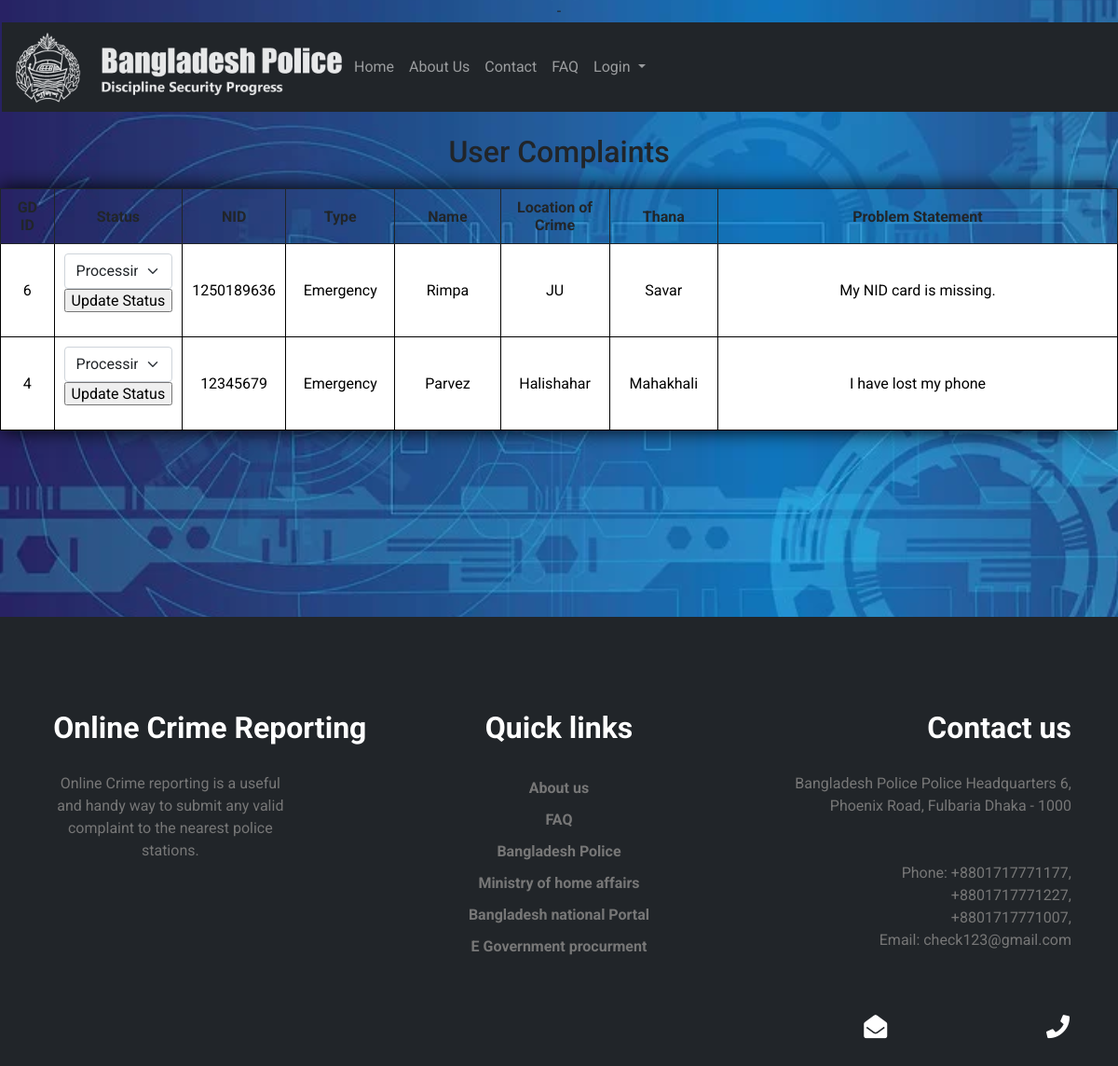
/Pages/policeComplaints.php, run on the app's committed database.
### tables this page shows
CREATE TABLE `gd` (
  `gdid` int(9) NOT NULL,
  `nid` bigint(30) NOT NULL,
  `type` varchar(20) NOT NULL,
  `name` varchar(40) NOT NULL,
  `location of crime` varchar(255) NOT NULL,
  `thana name` varchar(30) NOT NULL,
  `problem statement` text NOT NULL,
  `photo` varchar(255) NOT NULL,
  `status` varchar(20) NOT NULL,
  `pid` int(11) NOT NULL
);

### Pages/policeComplaints.php (the view, shortened to what this page needs)
-<?php
  include "../php/db.php";
?>
<!DOCTYPE html>
<html lang="en">
<head>
    <link href="../css/bootstrap.min.css" rel="stylesheet">
    <link rel="stylesheet" href="../css/style.css">
    <link rel="stylesheet" href="../css/responsive.css">
  <link rel="stylesheet" type="text/css" href="../css/login_style.css">
  <link rel="stylesheet" href="https://cdnjs.cloudflare.com/ajax/libs/font-awesome/4.7.0/css/font-awesome.min.css">
  <link rel="stylesheet" href="https://use.fontawesome.com/releases/v5.15.1/css/all.css">
    <link href="../css/historytable.css" rel="stylesheet">
</head>
<body>
<div class="container-fluid">
    <?php
        include "../php/navbar.php";
    ?>
</div>
<div>
  <br>
<h2> User Complaints</h2>
<table id="t" class="table1">
  <thead>
    <tr>
      <th scope="col">GD ID</th>
      <th scope="col">Status</th>
      <th scope="col">NID</th>
      <th scope="col">Type</th>
      <th scope="col">Name</th>
      <th scope="col">Location of Crime</th>
      <th scope="col">Thana</th>
      <th scope="col">Problem Statement</th>
    </tr>
  </thead>
  <?php
      $pid = $_SESSION['pid'];
      $query="select * from gd where pid = '$pid' order by gdid desc limit 10000";
      $result=mysqli_query($conn,$query);
      while($rows=mysqli_fetch_assoc($result)){
  ?>
  <tbody style="background-color: white; color: black;">
      <tr>
        <td class="five"><?php echo $rows['gdid']; ?></td>
        <td class="status">
          <?php
            echo'
            <form method="post" action="../php/complaintStatusUpdate.php" >
                    <select id="status" class="form-select" name="status">';
                        echo '<option value='.$rows["status"].'>'.$rows["status"].'</option>';
                    echo '</select>
                    <input type="submit" name="submit" value="Update Status" />
                </label>
            </form>';
          ?>
        </td>
        <td class="five"><?php echo $rows['nid']; ?></td>
        <td class="ten"><?php echo $rows['type']; ?></td>
        <td class="ten"><?php echo $rows['name']; ?></td>
        <td class="twenty"><?php echo $rows['location of crime']; ?></td>
        <td class="ten"><?php echo $rows['thana name']; ?></td>
        <td class="cproblem"><?php echo $rows['problem statement']; ?></td>
      </tr>
    </tbody>
  <?php
    }
  ?>
</table>
</div>
<?php
    include "../php/footer.php";
    ?>
</body>
</html>

### css/style.css (style rules this page uses)
body { background-size: cover; background-image: url(../Images/bg1.jpg); background-position: center; }
body, html { width: 100%; max-width: 100%; height: 100%; font-family: "Lato"; color: #212529; }

### css/login_style.css (style rules this page uses)
body { background: #76b852; background: -webkit-linear-gradient(right, #76b852, #8DC26F); background: -moz-linear-gradient(right, #76b852, #8DC26F); background: -o-linear-gradient(right, #76b852, #8DC26F); background: linear-gradient(to left, #76b852, #8DC26F); font-family: "Roboto", sans-serif; -webkit-font-smoothing: antialiased; -moz-osx-font-smoothing: grayscale; }

### css/historytable.css (style rules this page uses)
table { width: 100%; margin: 20px auto; table-layout: auto; }
body { background-image: url(../Images/bg.jpg); background-size: cover; width: 100vw; height: auto; text-align: center; }
table, td, th { border-collapse: collapse; }
th, td { padding: 10px; border: solid 1px; text-align: center; }
.cproblem { width: 40%; }
.five { width: 5%; }
.ten { width: 10%; }
.twenty { width: 10%; }

### Pages/policeComplaints.php (style rules this page uses)
body { background-image: url(../Images/lg.jpg); background-size: cover; width: 100vw; height: auto; text-align: center; }
.table1 { box-shadow: 0px 0px 20px #000; -webkit-box-shadow: 0px 0px 20px #000; -moz-box-shadow: 0px 0px 20px #000; }

### data on the page
gd: gdid "6", status "Processing", nid "1250189636", type "Emergency", name "Rimpa", location of crime "JU", thana name "Savar", problem statement "My NID card is missing."
gd: gdid "4", status "Processing", nid "12345679", type "Emergency", name "Parvez", location of crime "Halishahar", thana name "Mahakhali", problem statement "I have lost my phone"
